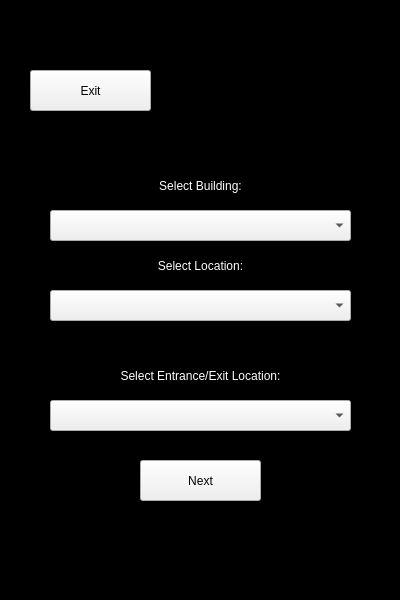
<?xml version="1.0" encoding="UTF-8"?>
<ui version="4.0">
 <class>MainWindow</class>
 <widget class="QMainWindow" name="MainWindow">
  <property name="geometry">
   <rect>
    <x>0</x>
    <y>0</y>
    <width>400</width>
    <height>600</height>
   </rect>
  </property>
  <property name="windowTitle">
   <string>MainWindow</string>
  </property>
  <widget class="QWidget" name="centralwidget">
   <widget class="QWidget" name="bgWidget" native="true">
    <property name="geometry">
     <rect>
      <x>0</x>
      <y>0</y>
      <width>400</width>
      <height>600</height>
     </rect>
    </property>
    <property name="styleSheet">
     <string notr="true">QWidget#bgWidget{
background-color: rgb(0, 0, 0);
}</string>
    </property>
    <widget class="QPushButton" name="backBtn">
     <property name="geometry">
      <rect>
       <x>30</x>
       <y>70</y>
       <width>121</width>
       <height>41</height>
      </rect>
     </property>
     <property name="styleSheet">
      <string notr="true">font: 12pt &quot;Roboto&quot;;</string>
     </property>
     <property name="text">
      <string>Exit</string>
     </property>
    </widget>
    <widget class="QLabel" name="selecBuildingTitle">
     <property name="geometry">
      <rect>
       <x>50</x>
       <y>170</y>
       <width>301</width>
       <height>31</height>
      </rect>
     </property>
     <property name="styleSheet">
      <string notr="true">font: 75 16pt &quot;Roboto&quot;;
color: rgb(255, 255, 255);</string>
     </property>
     <property name="text">
      <string>Select Building:</string>
     </property>
     <property name="alignment">
      <set>Qt::AlignCenter</set>
     </property>
    </widget>
    <widget class="QLabel" name="selecEtrTitle">
     <property name="geometry">
      <rect>
       <x>50</x>
       <y>360</y>
       <width>301</width>
       <height>31</height>
      </rect>
     </property>
     <property name="styleSheet">
      <string notr="true">font: 75 16pt &quot;Roboto&quot;;
color: rgb(255, 255, 255);</string>
     </property>
     <property name="text">
      <string>Select Entrance/Exit Location:</string>
     </property>
     <property name="alignment">
      <set>Qt::AlignCenter</set>
     </property>
    </widget>
    <widget class="QPushButton" name="configScannerBtn">
     <property name="geometry">
      <rect>
       <x>140</x>
       <y>460</y>
       <width>121</width>
       <height>41</height>
      </rect>
     </property>
     <property name="styleSheet">
      <string notr="true">font: 12pt &quot;Roboto&quot;;</string>
     </property>
     <property name="text">
      <string>Next</string>
     </property>
    </widget>
    <widget class="QLabel" name="buildingErrTitle">
     <property name="geometry">
      <rect>
       <x>50</x>
       <y>130</y>
       <width>301</width>
       <height>31</height>
      </rect>
     </property>
     <property name="styleSheet">
      <string notr="true">font: 12pt &quot;Roboto&quot;;
color: rgb(255, 0, 0);</string>
     </property>
     <property name="text">
      <string/>
     </property>
     <property name="alignment">
      <set>Qt::AlignCenter</set>
     </property>
    </widget>
    <widget class="QLabel" name="selecLocationTitle">
     <property name="geometry">
      <rect>
       <x>50</x>
       <y>250</y>
       <width>301</width>
       <height>31</height>
      </rect>
     </property>
     <property name="styleSheet">
      <string notr="true">font: 75 16pt &quot;Roboto&quot;;
color: rgb(255, 255, 255);</string>
     </property>
     <property name="text">
      <string>Select Location:</string>
     </property>
     <property name="alignment">
      <set>Qt::AlignCenter</set>
     </property>
    </widget>
    <widget class="QComboBox" name="buildingsDropDown">
     <property name="geometry">
      <rect>
       <x>50</x>
       <y>210</y>
       <width>301</width>
       <height>31</height>
      </rect>
     </property>
     <property name="styleSheet">
      <string notr="true">font: 12pt &quot;Roboto&quot;;</string>
     </property>
     <property name="editable">
      <bool>false</bool>
     </property>
     <property name="maxVisibleItems">
      <number>5</number>
     </property>
     <property name="duplicatesEnabled">
      <bool>false</bool>
     </property>
    </widget>
    <widget class="QComboBox" name="locationsDropDown">
     <property name="geometry">
      <rect>
       <x>50</x>
       <y>290</y>
       <width>301</width>
       <height>31</height>
      </rect>
     </property>
     <property name="styleSheet">
      <string notr="true">font: 12pt &quot;Roboto&quot;;</string>
     </property>
     <property name="editable">
      <bool>false</bool>
     </property>
     <property name="maxVisibleItems">
      <number>5</number>
     </property>
     <property name="duplicatesEnabled">
      <bool>false</bool>
     </property>
    </widget>
    <widget class="QComboBox" name="entrLocationsDropDown">
     <property name="geometry">
      <rect>
       <x>50</x>
       <y>400</y>
       <width>301</width>
       <height>31</height>
      </rect>
     </property>
     <property name="styleSheet">
      <string notr="true">font: 12pt &quot;Roboto&quot;;</string>
     </property>
     <property name="editable">
      <bool>false</bool>
     </property>
     <property name="maxVisibleItems">
      <number>5</number>
     </property>
     <property name="duplicatesEnabled">
      <bool>false</bool>
     </property>
    </widget>
   </widget>
  </widget>
 </widget>
 <resources/>
 <connections/>
</ui>
